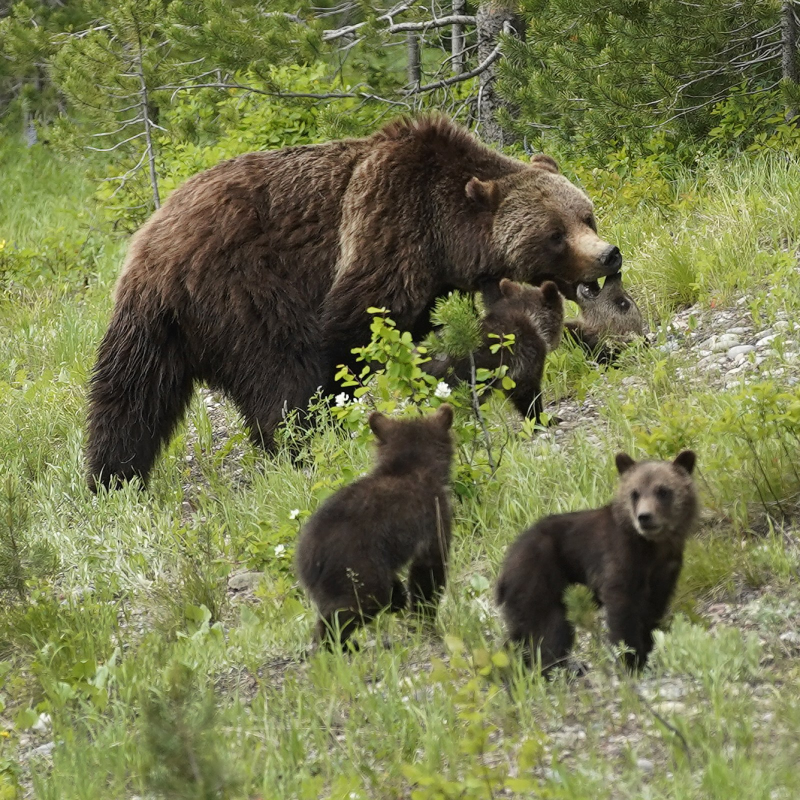
#> input picture sample_image.jpg, 1600 x 1600 px (shown at 1/2 size)
$ python main.py   (older library calls are emulated)
#> lines starting #> are read from the running program, lines starting #| are printed output that depends on the picture; after the words box and inside, x2 and y2 are one past the last pixel; in counts of white or black regions, pixels touching at a corner belong together
### implementation.py
import typing

import numpy as np
import cv2
from scipy import ndimage

from PIL import Image
import imageio

from base import SeamCarving

# SCORE -2 if additional modules are imported
# Hint: https://github.com/andrewdcampbell/seam-carving/blob/master/seam_carving.py


class SeamCarvingImplementation(SeamCarving):
    # The cost function could be backward or forward energy (either ways work)
    # The backward energy function computes the gradient magnitude
    # The forward energy function is more complex and an improvement to the backward energy function

    # Implement as much helper functions as you need
    ENERGY_MASK_CONST = 100000.0
    MASK_THRESHOLD = 0
    DOWNSIZE_WIDTH = 500
    SHOULD_DOWNSIZE = True
    ctr = 0
    maskctr = 0
    isgray = False

    def resize(self, image, width, mask = False):
        dim = None
        h, w = image.shape[:2]
        dim = (width, int(h * width / float(w)))

        if mask == True:
            retain_mask = image.astype(float)
            resized = cv2.resize(retain_mask, dsize=dim, interpolation=cv2.INTER_CUBIC)
        else:
            resized = cv2.resize(image, dim)

        return resized

    # [4 lines left out: function rotate_image, not called in this run]

    def backward_energy(self, image):
        """
        Simple gradient magnitude energy map. (represent salient features)
        """
        xgrad = ndimage.convolve1d(image, np.array([1, 0, -1]), axis=1, mode='wrap')
        ygrad = ndimage.convolve1d(image, np.array([1, 0, -1]), axis=0, mode='wrap')

        grad_mag = np.sqrt(np.sum(xgrad**2, axis=2) + np.sum(ygrad**2, axis=2))

        # vis = visualize(grad_mag)
        # cv2.imwrite("backward_energy_demo.jpg", vis)
        print("Got the backward energy map!")
        return grad_mag


    # [87 lines left out: functions forward_energy, add_seam, add_seam_grayscale, not called in this run]

    def remove_seam(self, image, boolmask):
        print("removing seam...")
        self.ctr += 1
        #print(self.ctr)
        h, w = image.shape[:2]
        boolmask3c = np.stack([boolmask] * 3, axis=2)
        return image[boolmask3c].reshape((h, w - 1, 3))

    # [4 lines left out: function remove_seam_grayscale, not called in this run]

    def get_minimum_seam(self, image, mask=None, remove_mask=None):
        """
        DP algorithm for finding the seam of minimum energy. Code adapted from
        https://karthikkaranth.me/blog/implementing-seam-carving-with-python/
        """
        print("START -> get_minimum_seam()")
        h, w = image.shape[:2]
        #energyfn = forward_energy if USE_FORWARD_ENERGY else backward_energy
        energyfn = self.backward_energy
        #energyfn = self.forward_energy
        M = energyfn(image)

        if mask is not None:
            M[np.where(mask > self.MASK_THRESHOLD)] = self.ENERGY_MASK_CONST

        # give removal mask priority over protective mask by using larger negative value
        if remove_mask is not None:
            M[np.where(remove_mask > self.MASK_THRESHOLD)] = -self.ENERGY_MASK_CONST * 100

        backtrack = np.zeros_like(M, dtype=np.int)

        print("START -> populate dp matrix")
        # populate DP matrix
        for i in range(1, h):
            for j in range(0, w):
                if j == 0:
                    idx = np.argmin(M[i - 1, j:j + 2])
                    backtrack[i, j] = idx + j
                    min_energy = M[i-1, idx + j]
                else:
                    idx = np.argmin(M[i - 1, j - 1:j + 2])
                    backtrack[i, j] = idx + j - 1
                    min_energy = M[i - 1, idx + j - 1]

                M[i, j] += min_energy

        print("END -> populate dp matrix")

        # backtrack to find path
        seam_idx = []
        boolmask = np.ones((h, w), dtype=np.bool)
        j = np.argmin(M[-1])
        for i in range(h-1, -1, -1):
            boolmask[i, j] = False
            seam_idx.append(j)
            j = backtrack[i, j]

        seam_idx.reverse()

        print("END -> get_minimum_seam()")

        return np.array(seam_idx), boolmask


    # MAIN FUNCTION FOR SEAM CARVING
    def seams_removal(self, image, num_remove, mask=None, vis=False, rot=False):
        print("START -> seams_removal")
        print("num_remove value:", num_remove)
        x = 0
        for x in range(num_remove):
            print(x)
            seam_idx, boolmask = self.get_minimum_seam(image, mask)
            #if vis:
            #    visualize(image, boolmask, rotate=rot)
            image = self.remove_seam(image, boolmask)
            if mask is not None:
                mask = self.remove_seam_grayscale(mask, boolmask)

        print("END -> seams_removal")
        return image, mask


    # [35 lines left out: function seams_insertion, not called in this run]


    def seam_carve(self, im, dy, dx, mask=None, vis=False):
        #im = im.astype(np.float64)
        h, w = im.shape[:2]
        print(im)

        assert h + dy > 0 and w + dx > 0 and dy <= h and dx <= w

        if mask is not None:
            mask = mask.astype(np.float64)

        output = im

        if dx < 0:
            print("hello:")
            print(output.astype(np.float64))
            output, mask = self.seams_removal(output.astype(np.float64), -dx, mask, vis)

        elif dx > 0:
            output, mask = self.seams_insertion(output.astype(np.float64), dx, mask, vis)

        if dy < 0:
            output = self.rotate_image(output.astype(np.float64), True)
            if mask is not None:
                mask = self.rotate_image(mask, True)
            output, mask = self.seams_removal(output.astype(np.float64), -dy, mask, vis, rot=True)
            output = self.rotate_image(output.astype(np.float64), False)

        elif dy > 0:
            output = self.rotate_image(output.astype(np.float64), True)
            if mask is not None:
                mask = self.rotate_image(mask, True)
            output, mask = self.seams_insertion(output.astype(np.float64), dy, mask, vis, rot=True)
            output = self.rotate_image(output.astype(np.float64), False)

        print("times removed/added: ", self.ctr )

        return output

    # [63 lines left out: function object_removal, not called in this run]

     # image, vertical seams (dx), horizontal seams(dy), retain mask, remove mask

    def __call__(self, image: typing.Union[str, np.ndarray], vertical_seams: int = 0, horizontal_seams: int = 0, retain_mask: typing.Union[str, np.ndarray] = None, remove_mask: typing.Union[str, np.ndarray] = None) -> np.ndarray:

        #print(image.shape)
        self.ctr = 0
        self.maskctr = 0

        if(len(image.shape)==2):
            self.isgray = True
            image = image.astype('float32')
            image = cv2.cvtColor(image,cv2.COLOR_GRAY2RGB)
        else:
            self.isgray = False

        h, w = image.shape[:2]
        if self.SHOULD_DOWNSIZE and w > self.DOWNSIZE_WIDTH:
            image = self.resize(image, width=self.DOWNSIZE_WIDTH)
            print("resized!")
            if retain_mask is not None:
                retain_mask = self.resize(retain_mask, width=self.DOWNSIZE_WIDTH, mask = True)
            if remove_mask is not None:
                remove_mask = self.resize(remove_mask, width=self.DOWNSIZE_WIDTH, mask = True)

            if vertical_seams is not None:

                if vertical_seams > 0:
                    vertical_seams = int(min(image.shape[:2]) * 0.25)

                elif vertical_seams < 0:
                    vertical_seams = -int(min(image.shape[:2]) * 0.25)

            if horizontal_seams is not None:
                if horizontal_seams > 0:
                    horizontal_seams = int(min(image.shape[:2]) * 0.25)

                elif horizontal_seams < 0:
                    horizontal_seams = -int(min(image.shape[:2]) * 0.25)


        if remove_mask is not None:
            assert remove_mask is not None
            output = self.object_removal(image, horizontal_seams, vertical_seams, remove_mask, retain_mask)
            #output = self.seam_carve(output, vertical_seams, horizontal_seams, retain_mask)
            #cv2.imwrite(OUTPUT_NAME, output)
        else:
            assert vertical_seams is not None and horizontal_seams is not None
            output = self.seam_carve(image, horizontal_seams, vertical_seams, retain_mask)
            #cv2.imwrite(OUTPUT_NAME, output)

        output = cv2.normalize(output, None, alpha=0, beta=1, norm_type=cv2.NORM_MINMAX, dtype=cv2.CV_32F)

        if self.isgray is True:
            output = cv2.cvtColor(output, cv2.COLOR_BGR2GRAY)

        return output

### main.py
import typing
import cv2

import imageio
import numpy as np
from matplotlib import pyplot as plt

from base import SeamCarving
from implementation import SeamCarvingImplementation


def read_uint8_image(path) -> np.ndarray:
    #print(cv2.imread(path))
#> called with path = 'sample_image.jpg'
    return np.array(imageio.imread(path))
#> returned value is the input picture: shape (1600, 1600, 3); mean B, G, R 117, 120.8, 76.8


def read_boolean_mask(path) -> np.ndarray:
#> called with path = 'sample_retain.jpg'
    return np.array(imageio.imread(path)).mean(axis=2) > 127
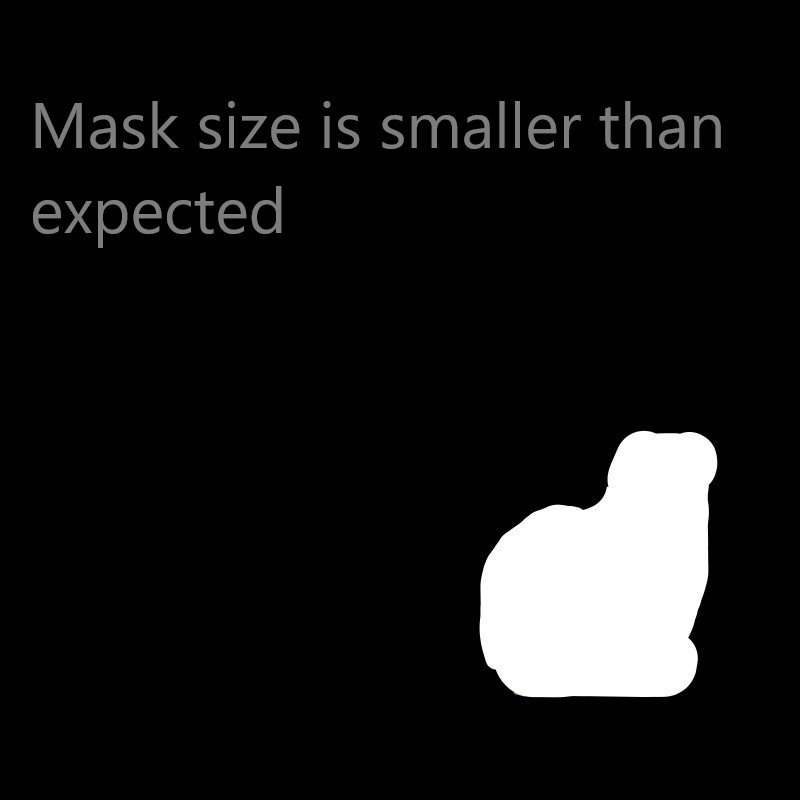
#> input picture sample_retain.jpg, 800 x 800 px
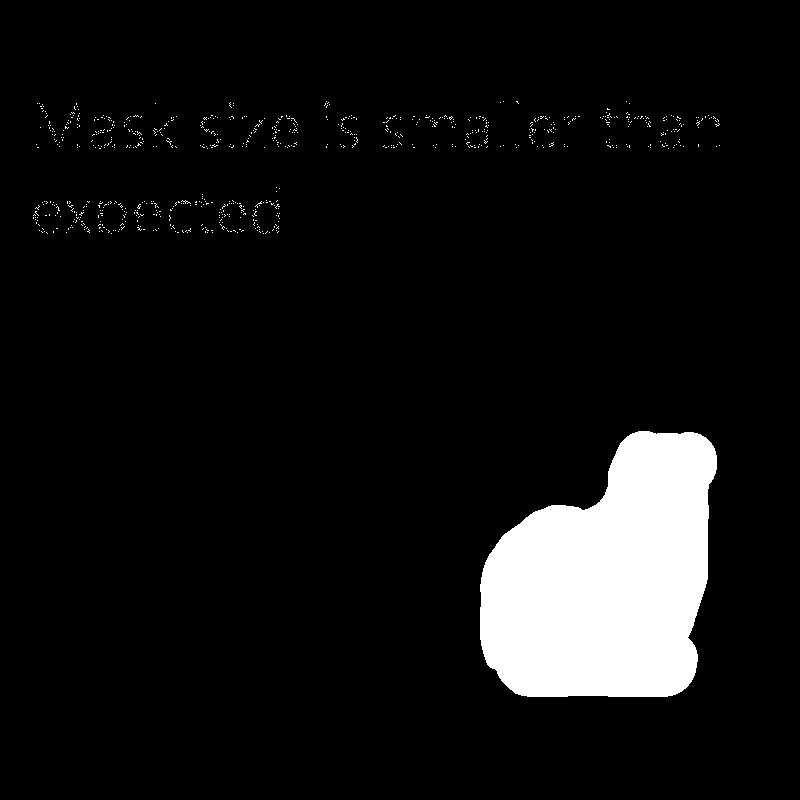
#> returned value: shape (800, 800) bool; 7.6% white; 790 white regions (789 under 20 px), largest, box (x1, y1, x2, y2) and area: (480, 431, 717, 697) 46839
#> call 2 of read_boolean_mask, with path = 'sample_remove.jpg'
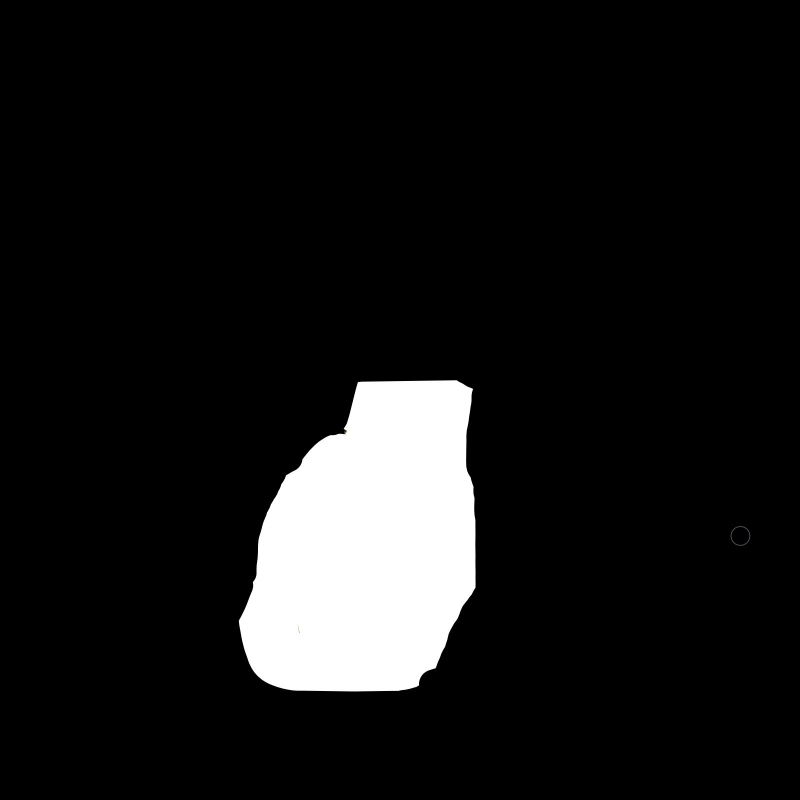
#> input picture sample_remove.jpg, 1600 x 1600 px (shown at 1/2 size)
#> in read_boolean_mask (call 2), `return np.array(imageio.imread(path)).mean(axis=2) > 127`: returned value: shape (1600, 1600) bool; 8.9% white; 1 white region, box (x1, y1, x2, y2) and area: (478, 760, 951, 1383) 226885


class InputImages:
    FILE_PATH = "sample_image.jpg"  # Don't edit the sample images
    RGB_UINT8 = read_uint8_image(FILE_PATH)
    RGB_FLOAT64 = (RGB_UINT8 / 255).astype(np.float64)
    GRAY_FLOAT64 = 0.299 * RGB_FLOAT64[:, :, 0] + 0.587 * RGB_FLOAT64[:, :, 1] + 0.1114 * RGB_FLOAT64[:, :, 2]
    GRAY_UINT8 = (GRAY_FLOAT64 * 255).astype(np.uint8)

class CarvingValues:
    DO_NOTHING = 0
    ADD_SEAMS = int(min(InputImages.RGB_FLOAT64.shape[:2]) * 0.25)
    REMOVE_SEAMS = -ADD_SEAMS


class RetainMasks:
    NONE = None
    FILE_PATH = "sample_retain.jpg"  # Don't edit the sample images
    BINARY_MASK = read_boolean_mask(FILE_PATH)


class RemoveMasks:
    NONE = None
    FILE_PATH = "sample_remove.jpg"  # Don't edit the sample images
    BINARY_MASK = read_boolean_mask(FILE_PATH)


# Your implementations
SEAM_CARVING_IMPLEMENTATION = SeamCarvingImplementation()


def present(
    title: str,
    image: typing.Union[str, np.ndarray] = InputImages.RGB_FLOAT64,
    #image: typing.Union[str, np.ndarray] = InputImages.GRAY_FLOAT64,
    vertical_seams: int = CarvingValues.DO_NOTHING,
    horizontal_seams: int = CarvingValues.DO_NOTHING,
    retain_mask: typing.Union[str, np.ndarray] = RemoveMasks.NONE,
    remove_mask: typing.Union[str, np.ndarray] = RemoveMasks.NONE,
    seam_carver: SeamCarving = SEAM_CARVING_IMPLEMENTATION
):
#> called with title = 'RGB uint8', vertical_seams = 0, horizontal_seams = 0
    if isinstance(image, str):
        image = read_uint8_image(image) / 255
    if isinstance(retain_mask, str):
        retain_mask = read_boolean_mask(retain_mask)
    if isinstance(remove_mask, str):
        remove_mask = read_boolean_mask(remove_mask)

    figure = image.copy()
    figure_shape = figure.shape[:2]

    if retain_mask is not None:
        if retain_mask.shape[:2] != figure_shape:
            retain_mask = retain_mask.astype(float)
            retain_mask = cv2.resize(retain_mask, dsize=figure_shape, interpolation=cv2.INTER_CUBIC)
            retain_mask = retain_mask > 0.5
        RETAIN_MASK_COLOR = np.array([0.1, 0.9, 0.1])  # Green
        figure[retain_mask] = (figure[retain_mask] + RETAIN_MASK_COLOR[np.newaxis, :]) / 2

    if remove_mask is not None:
        if remove_mask.shape[:2] != figure_shape:
            remove_mask = remove_mask.astype(float)
            remove_mask = cv2.resize(remove_mask, dsize=figure_shape, interpolation=cv2.INTER_CUBIC)
            remove_mask = remove_mask > 0.5
        REMOVE_MASK_COLOR = np.array([0.9, 0.1, 0.1])  # Red
        figure[remove_mask] = (figure[remove_mask] + REMOVE_MASK_COLOR[np.newaxis, :]) / 2

    output = seam_carver(
        image=image,
        vertical_seams=vertical_seams,
        horizontal_seams=horizontal_seams,
        retain_mask=retain_mask,
        remove_mask=remove_mask,
    )

    cv2.imwrite("output.png", output)

    fig, axs = plt.subplots(1, 2)

    ax: plt.Axes = axs[0]
    ax.imshow(figure, cmap="gray")
    ax.set_title("Input Image")

    ax: plt.Axes = axs[1]
    ax.imshow(output, cmap="gray")
    ax.set_title("Output Image")

    fig.suptitle(title)

    plt.show()
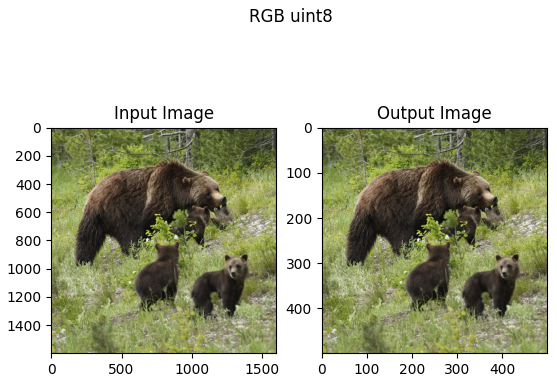
#> figure drawn by matplotlib, 2 panels


if __name__ == "__main__":

    # SCORE +1 can process RGB (H×W×3) uint8 [0,255] and float64 [0,1] images
    output = present("RGB uint8", image=InputImages.RGB_UINT8)
    output = present("RGB float64", image=InputImages.RGB_FLOAT64)

    # SCORE +1 can process Gray (H×W) uint8 [0,255] and float64 [0,1] images
    output = present("Gray uint8", image=InputImages.GRAY_UINT8)
#> call 3 of __call__, with vertical_seams = 0, horizontal_seams = 0
#> in __call__ (call 3), `image = cv2.cvtColor(image,cv2.COLOR_GRAY2RGB)`:
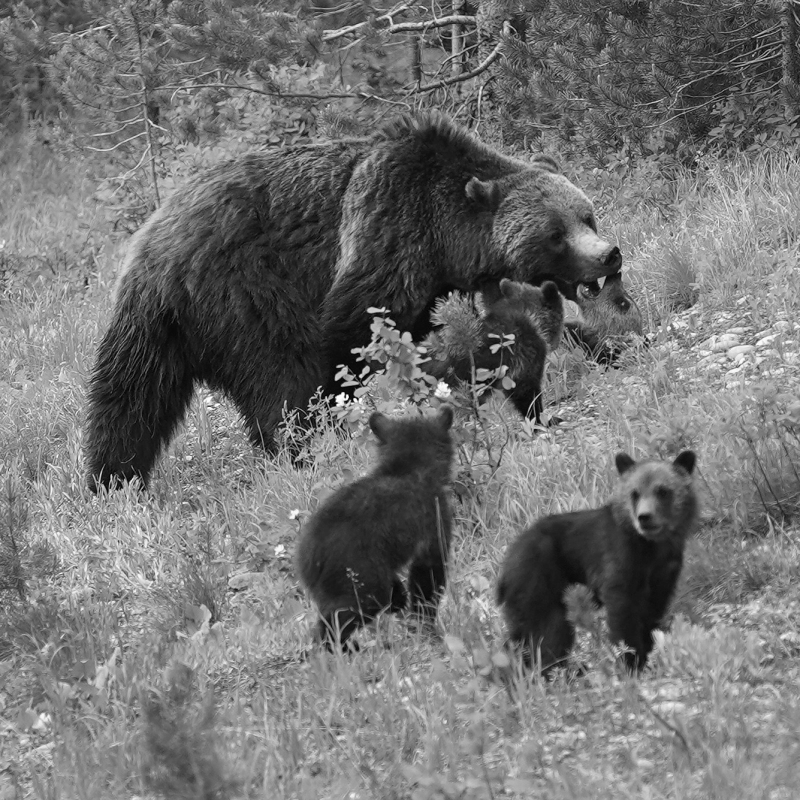
#> image: shape (1600, 1600, 3) float32 (shown at 1/2 size); min 0, max 254, mean 113.8
#> (printed output is left out)
    output = present("Gray float64", image=InputImages.GRAY_FLOAT64)
#> call 4 of present, with title = 'Gray float64', vertical_seams = 0, horizontal_seams = 0
#> (printed output is left out)
#> in present (call 4), `cv2.imwrite("output.png", output)`:
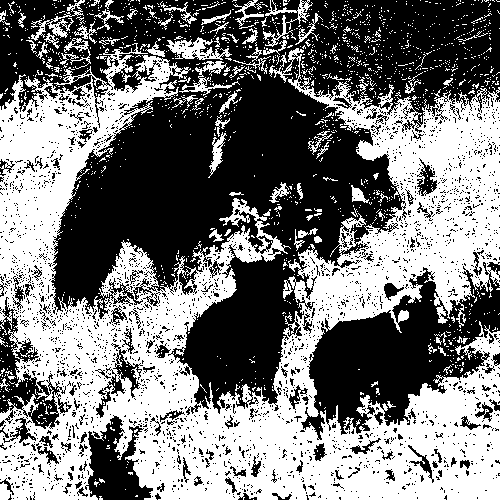
#> saved as output.png: shape (500, 500); values 0 (black) and 1 (white), 47.4% white; 1521 white regions (1440 under 20 px), largest, box (x1, y1, x2, y2) and area: (0, 43, 500, 500) 107412, (166, 37, 232, 60) 694, (263, 0, 313, 47) 509

    # SCORE +1 can process image from file path
    output = present("File Path", image=InputImages.FILE_PATH)
#> in resize (call 5), `resized = cv2.resize(image, dim)`:
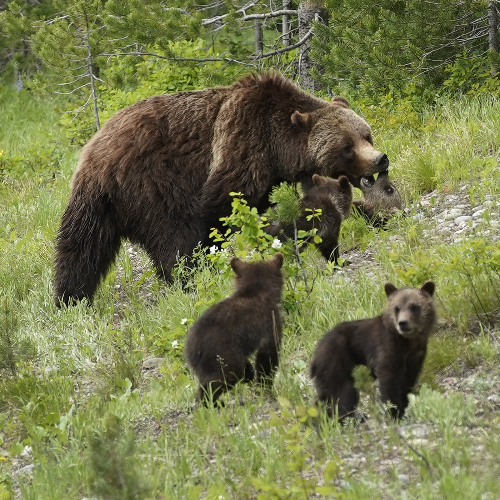
#> resized: shape (500, 500, 3) float64; mean R, G, B 0.459, 0.474, 0.301
#> (printed output is left out)

    # SCORE +1 can remove vertical seams (decrease width)
    output = present("Vertical Seam Removal", vertical_seams=CarvingValues.REMOVE_SEAMS)
#> (the run stopped early here; a loop or call above may not have finished)
